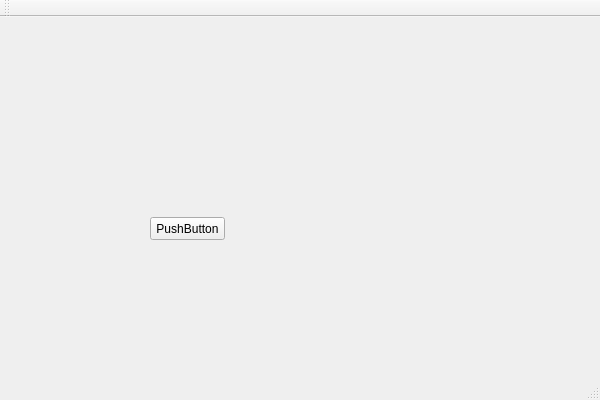
<?xml version="1.0" encoding="UTF-8"?>
<ui version="4.0">
 <class>MainWindowClass</class>
 <widget class="QMainWindow" name="MainWindowClass">
  <property name="geometry">
   <rect>
    <x>0</x>
    <y>0</y>
    <width>600</width>
    <height>400</height>
   </rect>
  </property>
  <property name="windowTitle">
   <string>MainWindow</string>
  </property>
  <widget class="QWidget" name="centralWidget">
   <widget class="QPushButton" name="pushButton">
    <property name="geometry">
     <rect>
      <x>150</x>
      <y>200</y>
      <width>75</width>
      <height>23</height>
     </rect>
    </property>
    <property name="text">
     <string>PushButton</string>
    </property>
   </widget>
  </widget>
  <widget class="QMenuBar" name="menuBar">
   <property name="geometry">
    <rect>
     <x>0</x>
     <y>0</y>
     <width>600</width>
     <height>23</height>
    </rect>
   </property>
  </widget>
  <widget class="QToolBar" name="mainToolBar">
   <attribute name="toolBarArea">
    <enum>TopToolBarArea</enum>
   </attribute>
   <attribute name="toolBarBreak">
    <bool>false</bool>
   </attribute>
  </widget>
  <widget class="QStatusBar" name="statusBar"/>
 </widget>
 <layoutdefault spacing="6" margin="11"/>
 <resources/>
 <connections/>
</ui>
